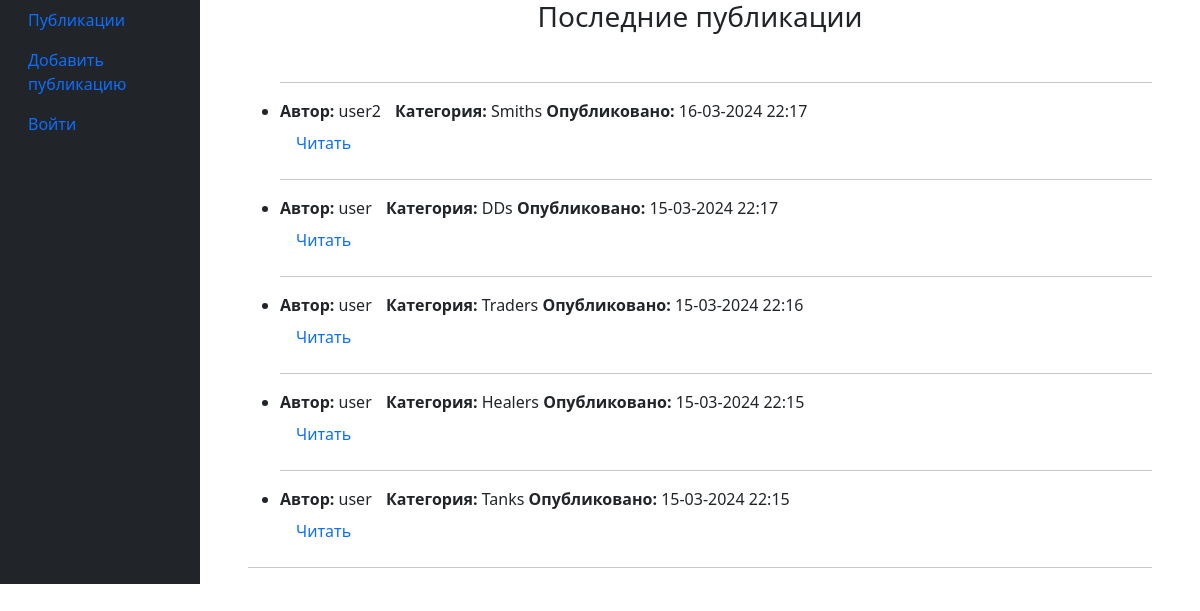
The page / on the database its author committed.
### mmorpgbb/models.py (models this page shows, shortened)
class MmoRPGAdv(models.Model):
    CATEGORY = [
        ('Tanks', 'Танки'),
        ('Healers', 'Хилы'),
        ('DDs', 'ДД'),
        ('Traders', 'Торговцы'),
        ('GildMasters', 'Гилдмастеры'),
        ('QuestGivers', 'Квестгиверы'),
        ('Smiths', 'Кузнецы'),
        ('Tanners', 'Кожевники'),
        ('Potions', 'Зельевары'),
        ('SpellMasters', 'Мастера заклинаний')
    ]
    id_user = models.ForeignKey(User, on_delete=models.CASCADE)
    id_category = models.CharField(max_length=12, choices=CATEGORY, default='Tanks')
    text = models.TextField()
    file = models.FileField(upload_to='uploads/')
    created_at = models.DateTimeField(auto_now_add=True)

### mmorpgbb/views.py (the view)
# urls.py: path('', AdvList.as_view()),
class AdvList(ListView):
    model = MmoRPGAdv
    template_name = 'mmorpgadvs.html'
    context_object_name = 'advertList'
    queryset = MmoRPGAdv.objects.order_by('-created_at')
    paginate_by = 10

### templates/mmorpgadvs.html (shortened to what this page needs)
{% extends 'flatpages/default.html' %}
{% block content %}
    {% if advertList %}
        <h3>Последние публикации</h3>
        <br>
        <ul>
        {% for record in advertList %}
            <hr>
            <li>
                <p align="left">
                    <b>Автор:</b> {{ record.id_user }} <span style="padding-left: 10px;"><b>Категория:</b> {{ record.id_category }} <b>Опубликовано:</b> {{ record.created_at|date:'d-m-Y H:i' }}</span>
                    <br>
                    <a class="nav-link" href="/advert/{{ record.pk }}"> Читать </a>
                </p>
            </li>
        {% endfor %}
        </ul>
        <hr>
    {% else %}
        <h3>Публикации отсутствуют =(</h3>
    {% endif %}
{% endblock content %}

### templates/flatpages/default.html (shortened to what this page needs)
<!DOCTYPE html>
<html lang="en">
<head>
    {% load static %}
    <link href="{% static 'css/styles.css' %}" rel="stylesheet" />
</head>
<body>
    <div class="container-fluid">
        <div class="row">
            <nav class="col-md-2 d-none d-md-block bg-dark sidebar">
                <div class="sidebar-sticky">
                    <ul class="nav flex-column">
                        <li class="nav-item">
                            <a class="nav-link active" href="/adverts/">
                                Публикации
                            </a>
                        </li>
                        <li class="nav-item">
                            <a class="nav-link" href="/adverts/add">
                                Добавить публикацию
                            </a>
                        </li>
                        <li class="nav-item">
                            {% if request.user.is_authenticated %}
                            <a class="nav-link"  href="/accounts/logout/">
                                Выйти
                            </a>
                            {% else %}
                            <a class="nav-link" href="/accounts/login/">
                                Войти
                            </a>
                            {% endif %}
                        </li>
                    </ul>
                </div>
            </nav>
            <main role="main" class="col-md-9 ml-sm-auto col-lg-10 px-4">
                <div class="container">
                    <div class="row">
                        <div class="col-lg-12 text-center">
                            {% block content %}{% endblock content %}
                        </div>
                    </div>
                </div>
            </main>
        </div>
    </div>
</body>
</html>

### rows shown on the page
MmoRPGAdv: id_user "user2", id_category "Smiths", created_at "16-03-2024 22:17"
MmoRPGAdv: id_user "user", id_category "DDs", created_at "15-03-2024 22:17"
MmoRPGAdv: id_user "user", id_category "Traders", created_at "15-03-2024 22:16"
MmoRPGAdv: id_user "user", id_category "Healers", created_at "15-03-2024 22:15"
MmoRPGAdv: id_user "user", id_category "Tanks", created_at "15-03-2024 22:15"
